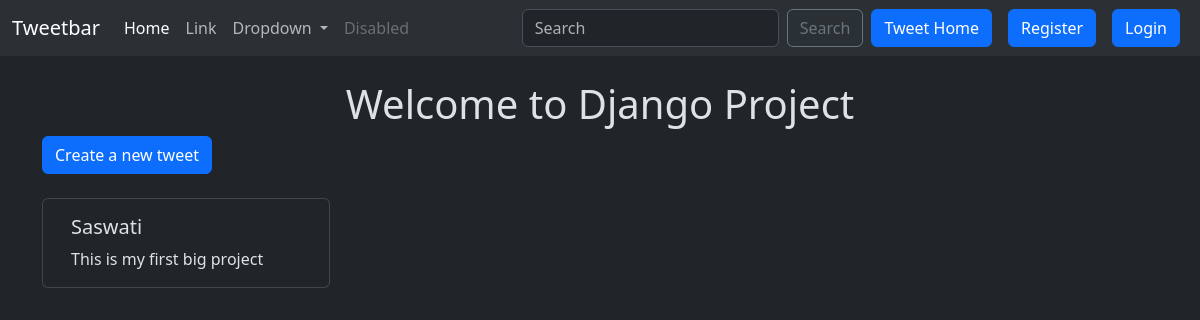
The app's page /tweet/, older data.
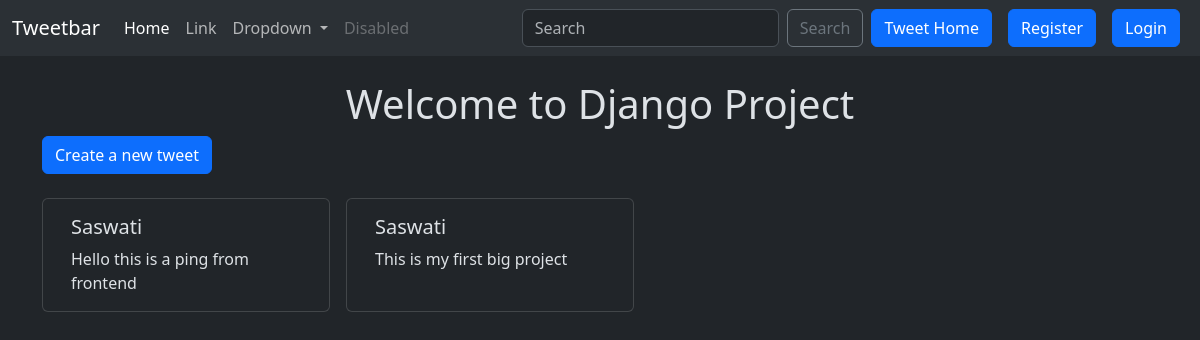
The same page, newer data.
### tweet/models.py (models this page shows, shortened)
class Tweet(models.Model):
    user = models.ForeignKey(User, on_delete=models.CASCADE)
    text=models.TextField(max_length=240)
    photo= models.ImageField(upload_to='photos/', blank=True ,null=True)
    created_at=models.DateTimeField(auto_now_add=True)
    uploaded_at=models.DateTimeField(auto_now=True)

### tweet/views.py (the view)
# urls.py: path('', views.tweet_list, name='tweet_list'),
def tweet_list(request):
    tweets=Tweet.objects.all().order_by('-created_at')
    return render(request, 'tweet_list.html', {'tweets': tweets})

### tweet/templates/tweet_list.html (shortened to what this page needs)
{% extends "layout.html" %}
{% block content %}
<h1 class="text-center  mt-4">Welcome to Django Project</h1>
<a class = "btn btn-primary mb-4" href="{% url 'tweet_create' %}"> Create a new tweet</a>
<div class=" container row gap-3 ">
    {% for  tweet  in tweets %}
    <div class="card" style="width: 18rem;">
        <div class="card-body">
            <h5 class="card-title">{{tweet.user.username}}</h5>
            <p class="card-text">{{tweet.text}}</p>
        </div>
    </div>
    {% endfor %}
</div>
{% endblock  %}

Row changes from the older to the newer data that the page shows:
added Tweet: user.username "Saswati", text "Hello this is a ping from frontend"
